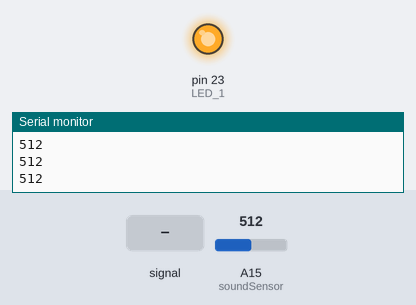
A sketch run on a simulated Arduino Mega 2560, built with avr-gcc and run on an emulated ATmega2560. On the bench: output pins drawn as LEDs (lit = HIGH), the last lines printed to the serial monitor. The inputs (shaded band) are chosen by the test bench; at power-on: A15 (soundSensor) = 512.

Above: at 1.2 s.
1.3 s: A15 (soundSensor) set to 552
At 2.2 s:
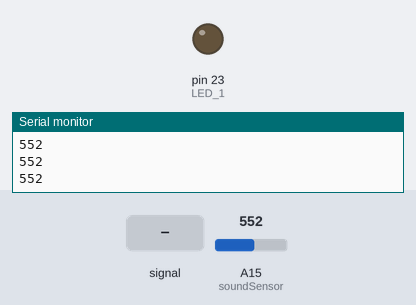
2.9 s: A15 (soundSensor) fed a 200 Hz sine of ±81 counts around its level
At 3.2 s:
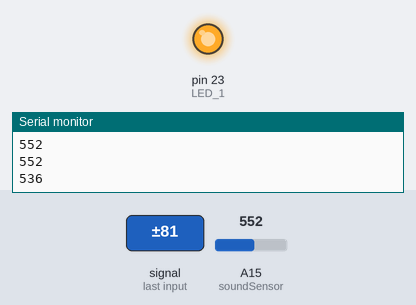
Timing chart, 0 to 11.9 s (numbered marks = the images above; inputs shaded):
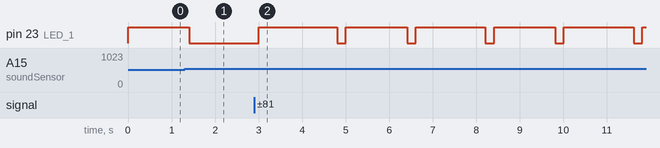

Measured:
- the behaviour switches between 536 and 537 on A15 (soundSensor) (found by bisection; images 0 and 1)
- after the input at 1.3 s, pin 23 (LED_1): HIGH → LOW after 0.10 s
- after the input at 2.9 s, pin 23 (LED_1): LOW → HIGH after 0.11 s, then repeats every 3.4 s: LOW 0.20 s, HIGH 1.4 s, LOW 0.20 s, HIGH 1.6 s

The sketch:

SoundSensor.ino
```cpp
#define LED_1 23

#define soundSensor 15 // Analog input pin that the Sensor is attached to

/* boolean variables to hold the status of the pins*/

bool ledPin1Status;

void setup() {

  pinMode(LED_1, OUTPUT);

  pinMode(soundSensor, INPUT);

  Serial.begin(9600);// initialize serial communications at 9600 bps:

}

void loop() {

  int sensorValue = analogRead(soundSensor);

  Serial.println(sensorValue);

  if (sensorValue < 3500)
{
    ledPin1Status = 1;
}

  if (ledPin1Status == 1)
  {

    if (sensorValue > 555 || sensorValue < 537  )
    {
      digitalWrite(LED_1, HIGH);
    }


    delay(200);

    ledPin1Status = 0;

  }

  digitalWrite(LED_1, LOW);


}
```
